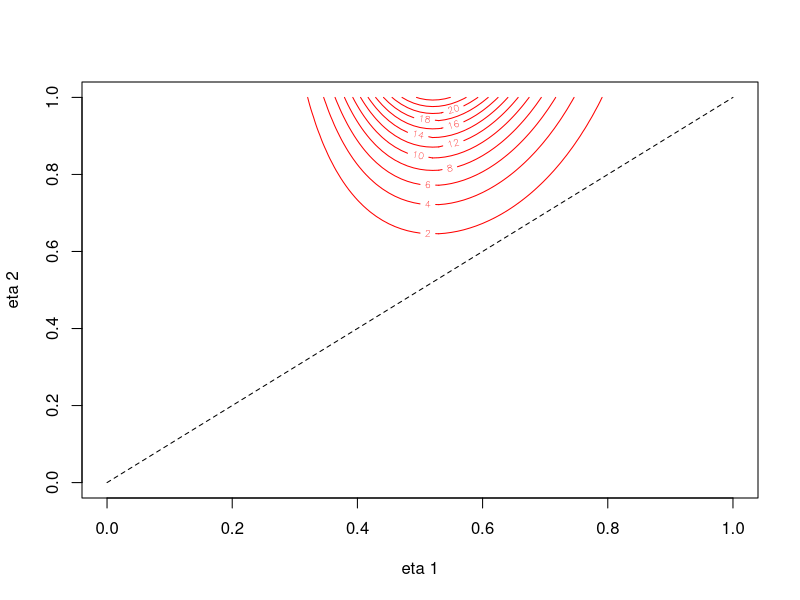
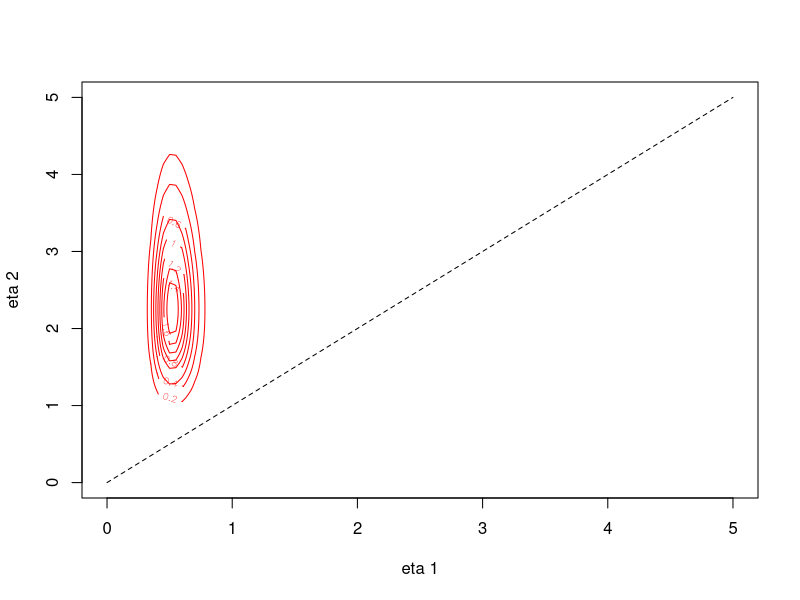

R code for these plots, in order:
## ---- chunk 1
knitr::opts_chunk$set(echo = TRUE)
## ---- chunk 2
# Training data
y1 <- c(1 , 0 , 0 , 0 , 2 , 2 , 0 , 0 , 0 , 1 , 0 , 1,
  0 , 1 , 0 , 1 , 0 , 0 , 0 , 0 , 0 , 0 , 0 , 1,
  2 , 2 , 0 , 1 , 2 , 0 , 1 , 2 , 1 , 1 , 0 , 0,
  0 , 1 , 0 , 0 , 0 , 0 , 0 , 0 , 1 , 0 , 0 , 1) 
## ---- chunk 3
y2 <- c(1, 3, 2, 3)
## ---- chunk 4
n <- 100 # grid points
# eta1 is parameter 1 and eta2 is parameter 2
h <- 1/n
etai <- seq(0, 1, by = h)
wij <- matrix(c(0.25, rep(0.5, n-1), 0.25, rep(c(0.5, rep(1, n-1), 0.5), n-1), 
                0.25, rep(0.5, n-1), 0.25), nrow = n+1, ncol = n+1, byrow = TRUE)
eta1.vec <- matrix(data = etai, nrow = n+1, ncol = n+1, byrow = FALSE)
# assuming prior values are equal to 1 - the particular value will cancel out
eta1.prior <- matrix(data = 1, nrow = n+1, ncol = n+1, byrow = FALSE)

eta2.vec <- matrix(data = etai, nrow = n+1, ncol = n+1, byrow = TRUE)
eta2.prior <- matrix(data = 1, nrow = n+1, ncol = n+1, byrow = TRUE)

theta.vec <- data.frame(eta1 = as.vector(eta1.vec), eta2 = as.vector(eta2.vec), prior = as.vector(eta1.prior)*as.vector(eta2.prior))

likelihood <- function(eta1, eta2, y1, y2){
  n <- length(y1)
  m <- length(y2)
  res <- (eta1^sum(y1) * eta2^sum(y2) * exp(- (n * eta1 + m * eta2)))
  return(res)
}

likelihood.prior.vec <- apply(theta.vec, 1, function(x) X = likelihood(x['eta1'], x['eta2'], y1, y2) * x['prior'])
Evidence <- h*h*sum(as.vector(wij)*likelihood.prior.vec)

Posterior <- likelihood.prior.vec/Evidence
plot(c(0, 1), c(0,1), type = "l", lty = 2, xlab = "eta 1", ylab = "eta 2")
contour(etai, etai, matrix(Posterior, nrow = n+1, ncol = n+1, byrow = FALSE), col = "red", add = TRUE)
## ---- chunk 5
n <- 100 # grid points
# eta1 is parameter 1 and eta2 is parameter 2
h <- 5/n
etai <- seq(0, 5, by = h)
eta1.vec <- matrix(data = etai, nrow = n+1, ncol = n+1, byrow = FALSE)
# assuming prior values are equal to 1 - the particular value will cancel out

eta2.vec <- matrix(data = etai, nrow = n+1, ncol = n+1, byrow = TRUE)

theta.vec <- data.frame(eta1 = as.vector(eta1.vec), eta2 = as.vector(eta2.vec), prior = as.vector(eta1.prior)*as.vector(eta2.prior))

likelihood.prior.vec <- apply(theta.vec, 1, function(x) X = likelihood(x['eta1'], x['eta2'], y1, y2) * x['prior'])
Evidence <- h*h*sum(as.vector(wij)*likelihood.prior.vec)

Posterior <- likelihood.prior.vec/Evidence
plot(c(0, 5), c(0,5), type = "l", lty = 2, xlab = "eta 1", ylab = "eta 2")
contour(etai, etai, matrix(Posterior, nrow = n+1, ncol = n+1, byrow = FALSE), col = "red", add = TRUE)
## ---- chunk 6
Confidence <- 100*sum(h*h*Posterior[theta.vec$eta2 > theta.vec$eta1])
## ---- chunk 7
tabl <- "
|  A sample of wafer flaws     |
|------------------------------|
| 3  0  0  2  3  0  3  2  1  2 |
| 4  1  2  3  2  1  2  4  0  1 |
"
cat(tabl)
## ---- chunk 8
tabl <- "
|      Time in months between safety violations     |
|---------------------------------------------------|
| 1.31 0.15 3.02 3.17 4.84 0.71 0.70 1.41 2.68 0.68 |	
| 1.94 3.21 2.91 1.66 1.51 0.30 0.05 1.62 6.75 1.29 |
| 0.79 1.22 0.65 3.90 0.18 0.57 7.26 0.43 0.96 3.76 |
"
cat(tabl)
